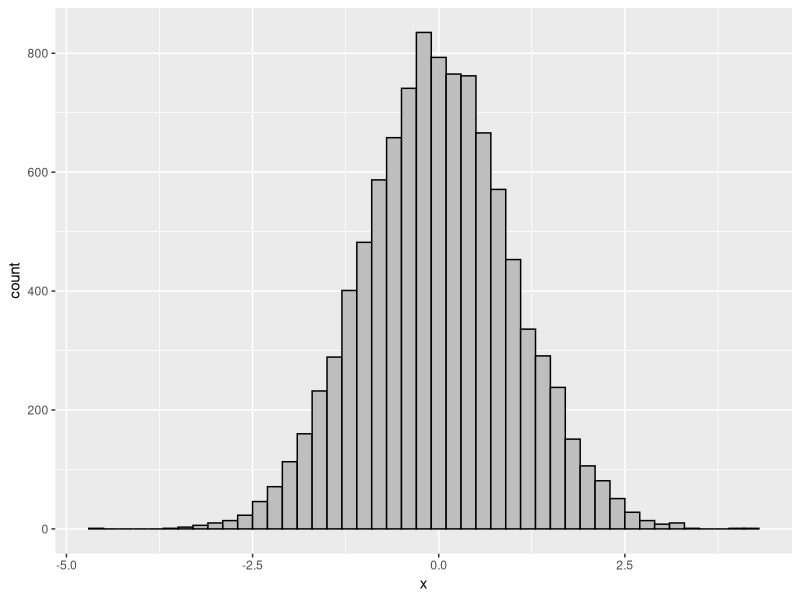
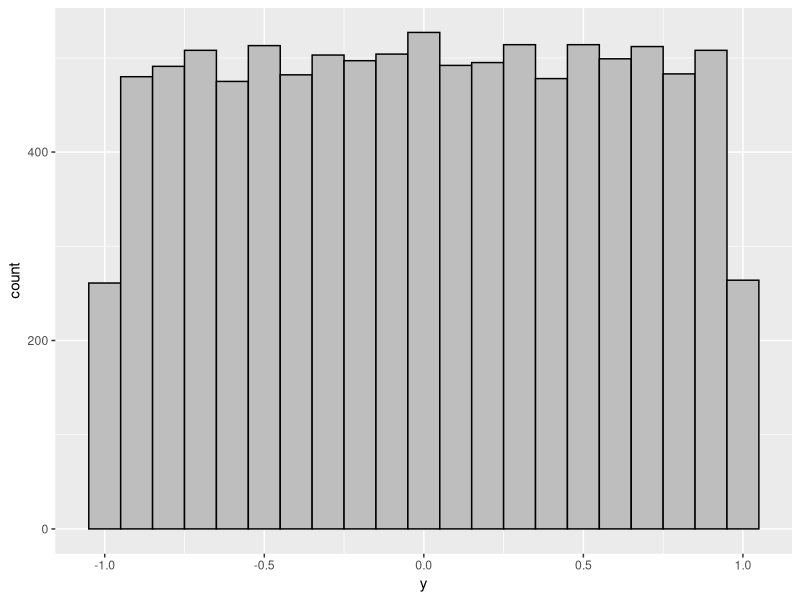

Here is the R script that generated these plots, in order:
library(ggplot2)
# Generate a vector of n draws from a standard normal rv
n <- 10000
mu <- 0
sigma <- 1
x <- rnorm (n , mu , sigma)

#answer to part a
ggplot() + aes(x)+ geom_histogram(binwidth=.2, colour="black", fill="gray")



# Generate a vector of n draws from a uniform(-1, 1) rv
n <- 10000
min_y <- -1
max_y <- 1
y <- runif (n , min_y , max_y)

# Plot a histogram of the draws using ggplot2
#answer to part b
ggplot() + aes(y)+ geom_histogram(binwidth=.1, colour="black", fill="gray")
